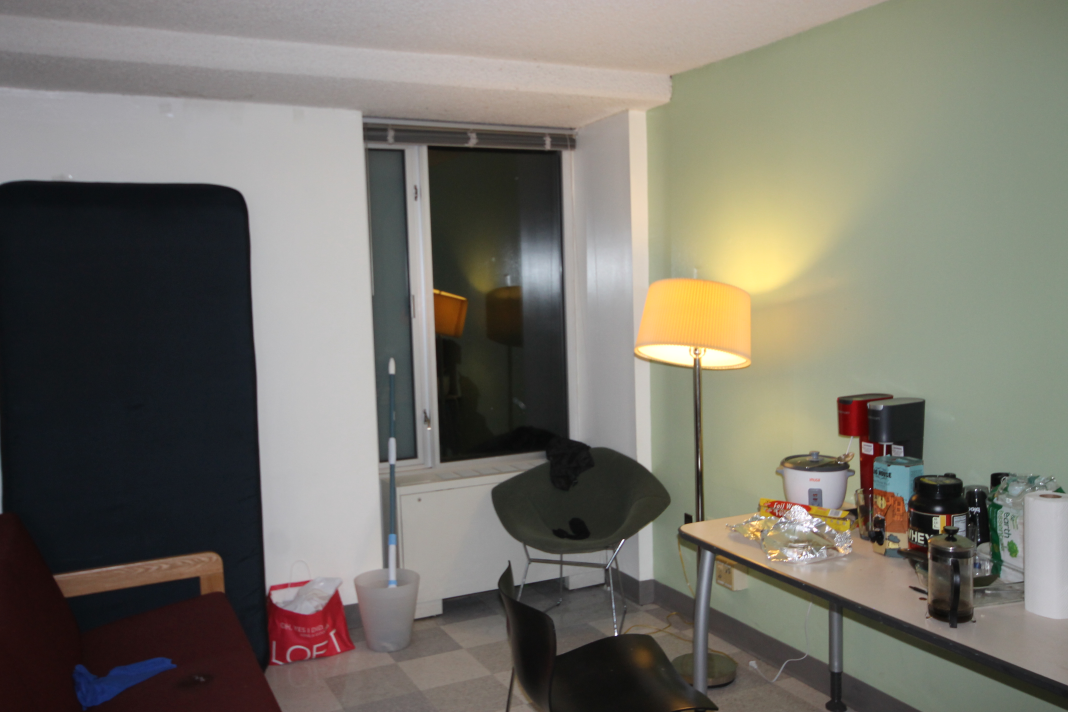
#> input picture dolly zoom examples/IMG_5861.JPG, 4272 x 2848 px (shown at 1/4 size)
$ python houghp_detection.py 'dolly zoom examples/IMG_5861.JPG'   (Python 2 division)
#> lines starting #> are read from the running program, lines starting #| are printed output that depends on the picture; after the words box and inside, x2 and y2 are one past the last pixel; in counts of white or black regions, pixels touching at a corner belong together
import cv2
import numpy as np
import sys
from matplotlib import pyplot as plt

PATH_TO_IMAGES = 'images/'


def houghp_detection(filename):
#> called with filename = 'dolly zoom examples/IMG_5861.JPG'
    img = cv2.imread(filename, 0)
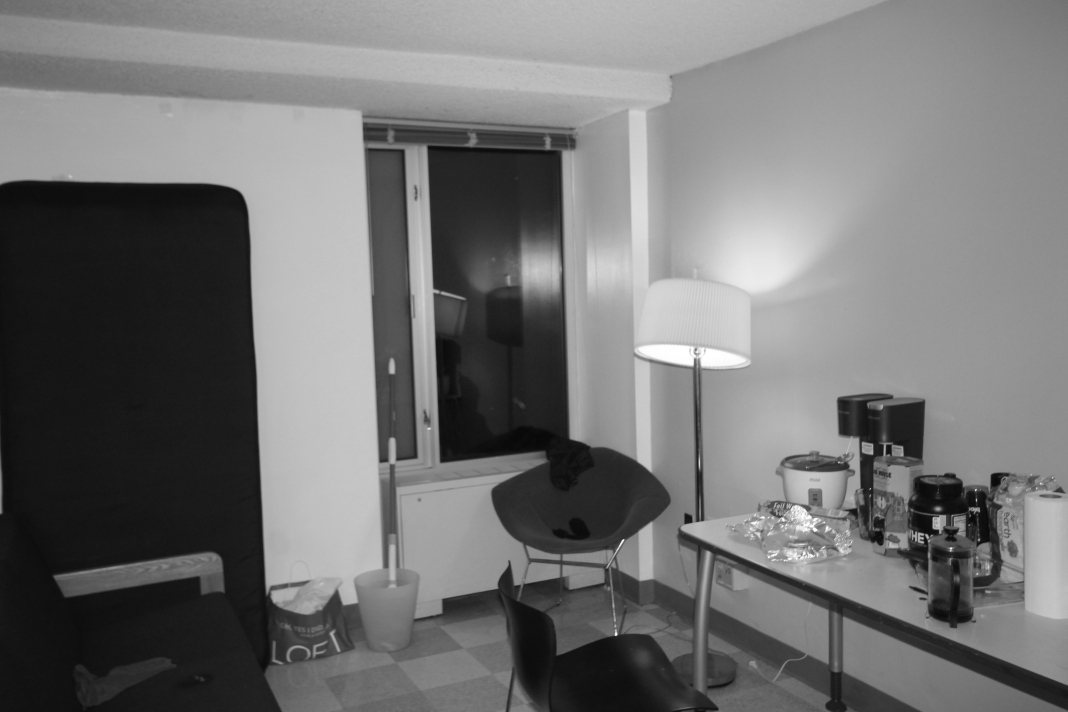
#> img: shape (2848, 4272) (shown at 1/4 size); min 5, max 255, mean 114.8
    edges = cv2.Canny(img,20,350,apertureSize=3)
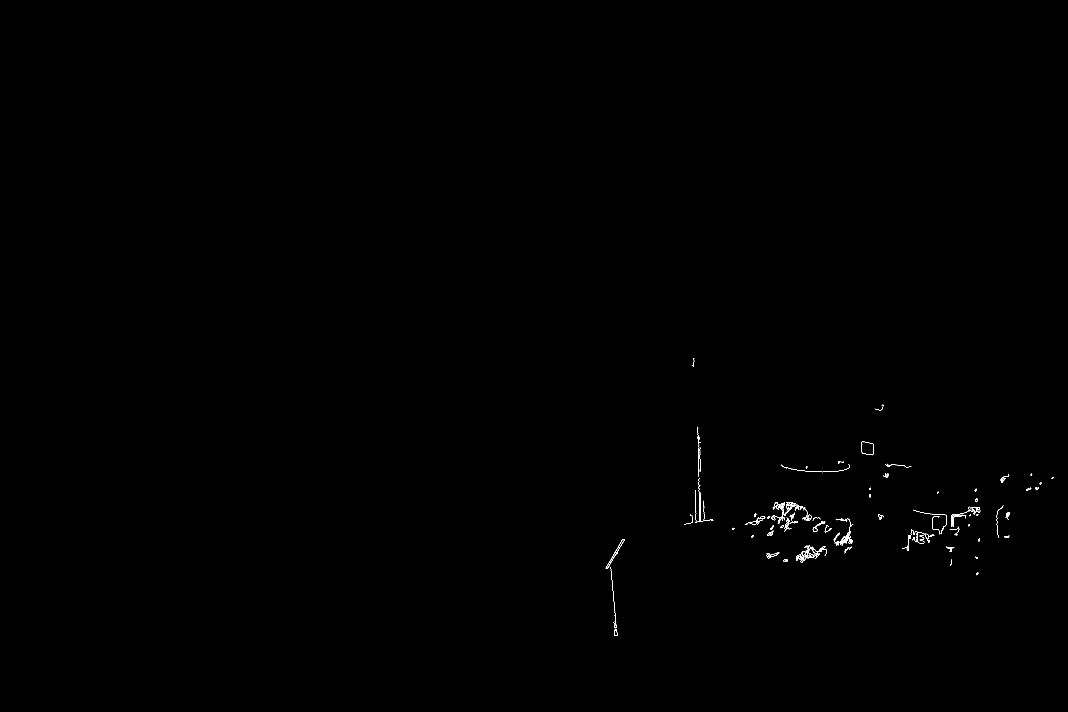
#> edges: shape (2848, 4272) (shown at 1/4 size); 0.09% white in thin lines or dots, all inside (x1, y1, x2, y2) = (2423, 1432, 4214, 2544)

    lines = cv2.HoughLinesP(edges, 1, np.pi/180, 20, 50, 50)
#> lines = [[2797, 2001, 2797, 2057], [2438, 2247, 2481, 2173]]

    output = cv2.imread(filename, 0)

    print lines
#| [[[2797 2001 2797 2057]]
#|  [[2438 2247 2481 2173]]]

    negslop = []
    posslop = []
    vertical = []

    for x1, y1, x2, y2 in lines[0]:
        cv2.line(output,(x1,y1),(x2,y2),(0,0,255),2)
        if (x1 == x2):
            vertical.append(((x1, y1), (x2, y2)))
        elif (y2 > y1):
            posslop.append(((x1, y1), (x2, y2)))
        elif (y2 < y1):
            negslop.append(((x1, y1), (x2, y2)))
#> this loop made 1 pass
#> after the loop, negslop = []; posslop = []; vertical = [((2797, 2001), (2797, 2057))]

    plt.subplot(121), plt.imshow(edges,cmap = 'gray')
    plt.title('Original Image'), plt.xticks([]), plt.yticks([])
    plt.subplot(122), plt.imshow(output,cmap = 'gray')
    plt.title('Edge Image'), plt.xticks([]), plt.yticks([])

    plt.show()
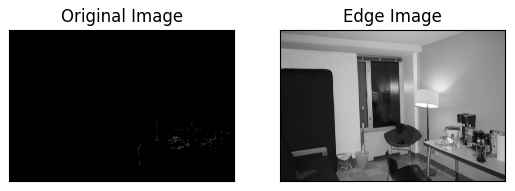
#> figure drawn by matplotlib, 2 panels

    return (negslop, vertical, posslop)
if __name__ == "__main__":
    print "Usage:", sys.argv[0], "image"
    print sys.argv
    image_path = sys.argv[1]
    print houghp_detection(image_path)

$ run again, on dolly zoom examples/IMG_5863.JPG
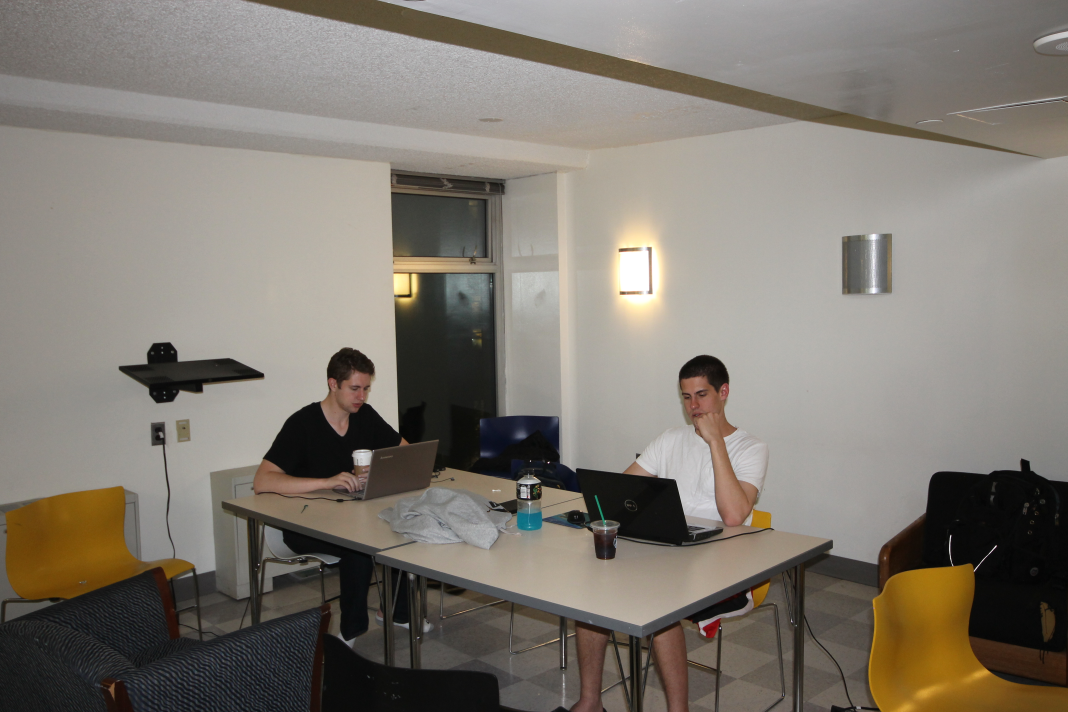
#> input picture dolly zoom examples/IMG_5863.JPG, 4272 x 2848 px (shown at 1/4 size)
#> in houghp_detection, `edges = cv2.Canny(img,20,350,apertureSize=3)`:
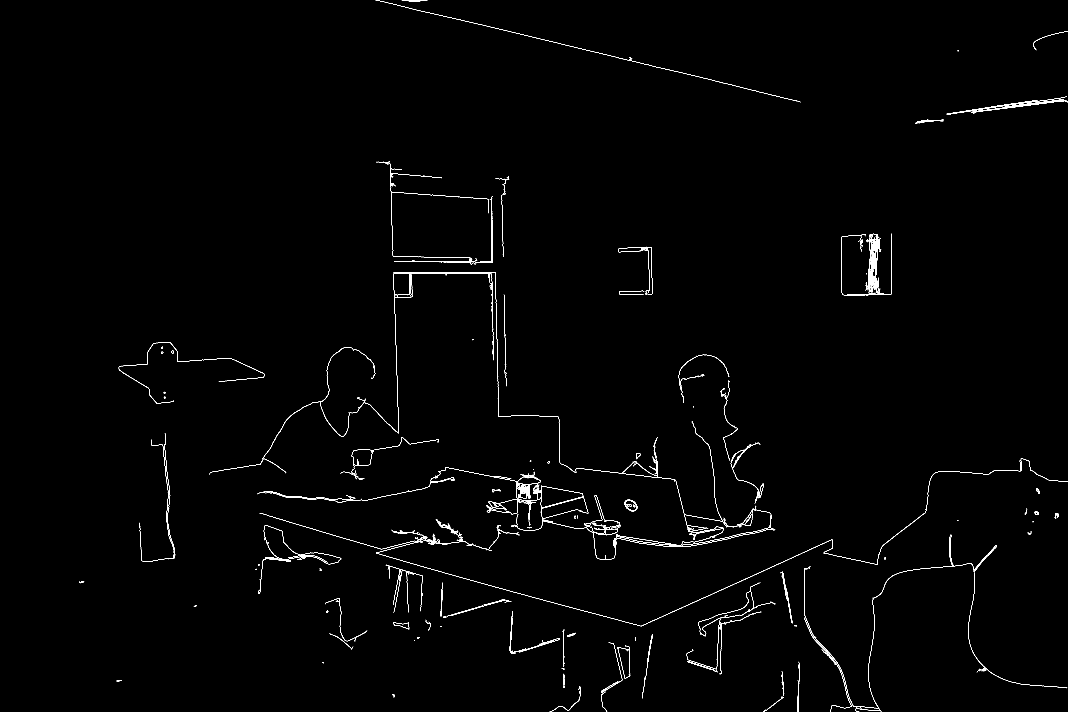
#> edges: shape (2848, 4272) (shown at 1/4 size); 0.5% white in thin lines or dots
#> lines = 18 rows, first 6: [1746, 1029, 1804, 1030], [1590, 1567, 1591, 1623], [1645, 1090, 1978, 1090], [3367, 1171, 3367, 1010], [1768, 1094, 1957, 1094], [1967, 787, 1968, 845]
#> (printed output is left out)
#> the loop in houghp_detection, `for x1, y1, x2, y2 in lines[0]:` made 1 pass
#> after the loop in houghp_detection, `for x1, y1, x2, y2 in lines[0]:`: negslop = []; posslop = [((1746, 1029), (1804, 1030))]; vertical = []
#> in houghp_detection, `plt.show()`:
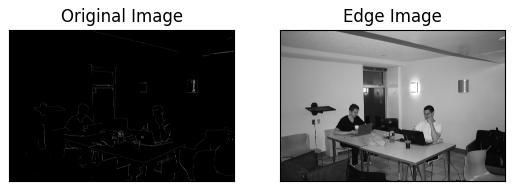
#> figure drawn by matplotlib, 2 panels

$ run again, on dolly zoom examples/IMG_5867.JPG
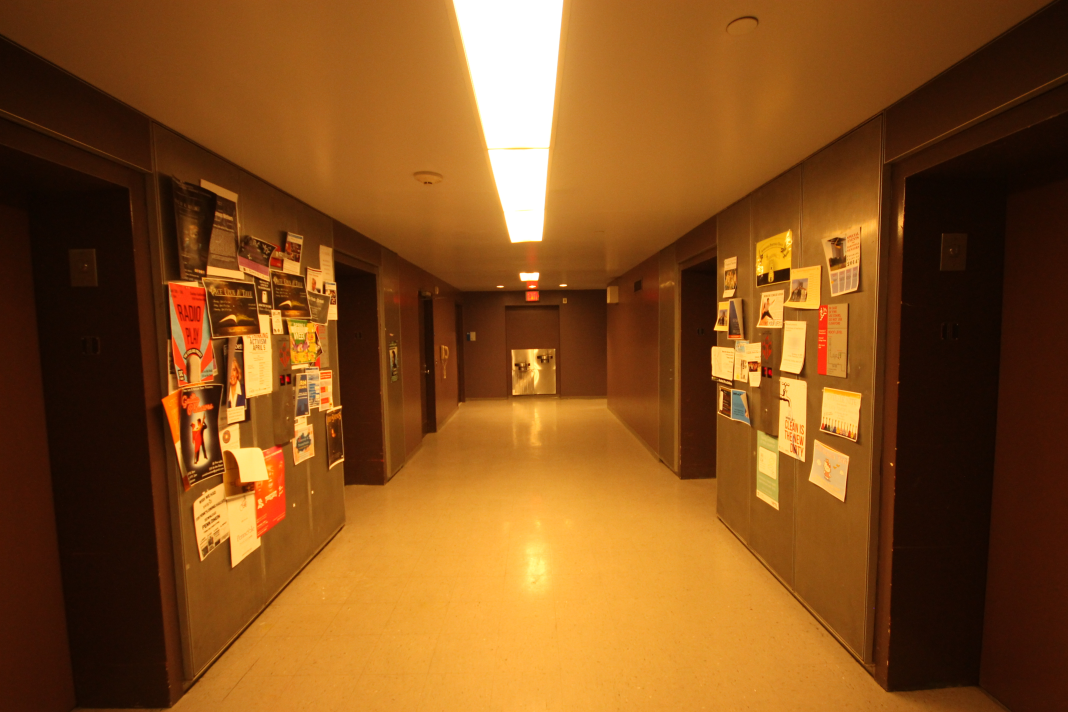
#> input picture dolly zoom examples/IMG_5867.JPG, 4272 x 2848 px (shown at 1/4 size)
#> in houghp_detection, `edges = cv2.Canny(img,20,350,apertureSize=3)`:
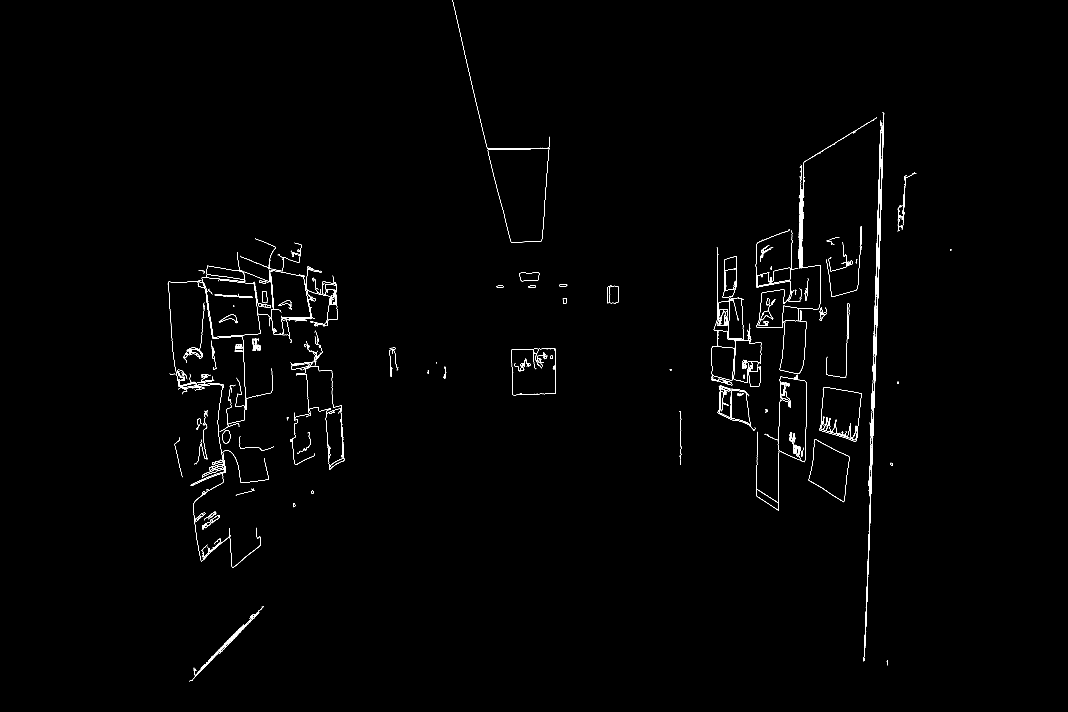
#> edges: shape (2848, 4272) (shown at 1/4 size); 0.46% white in thin lines or dots, all inside (x1, y1, x2, y2) = (671, 0, 3805, 2726)
#> lines = [[3524, 755, 3525, 701], [890, 2588, 941, 2537], [899, 2584, 957, 2524], [2073, 592, 2160, 592], [2900, 1161, 2900, 1088], [2049, 1521, 2049, 1573], [2022, 597, 2078, 597]]
#| [[[3524  755 3525  701]]
#|  [[ 890 2588  941 2537]]
#|  [[ 899 2584  957 2524]]
#|  [[2073  592 2160  592]]
#|  [[2900 1161 2900 1088]]
#|  [[2049 1521 2049 1573]]
#> (further printed lines are left out)
#> the loop in houghp_detection, `for x1, y1, x2, y2 in lines[0]:` made 1 pass
#> after the loop in houghp_detection, `for x1, y1, x2, y2 in lines[0]:`: negslop = [((3524, 755), (3525, 701))]; posslop = []
#> in houghp_detection, `plt.show()`:
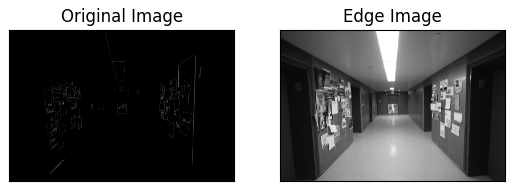
#> figure drawn by matplotlib, 2 panels

$ run again, on dolly zoom examples/IMG_5871.JPG
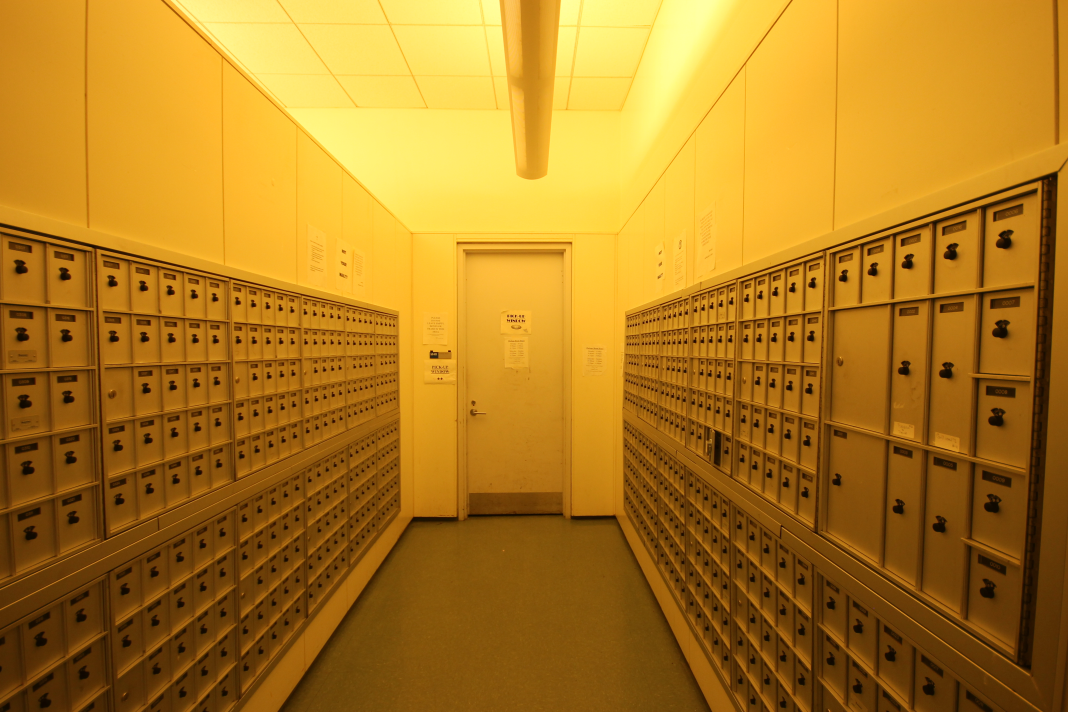
#> input picture dolly zoom examples/IMG_5871.JPG, 4272 x 2848 px (shown at 1/4 size)
#> in houghp_detection, `edges = cv2.Canny(img,20,350,apertureSize=3)`:
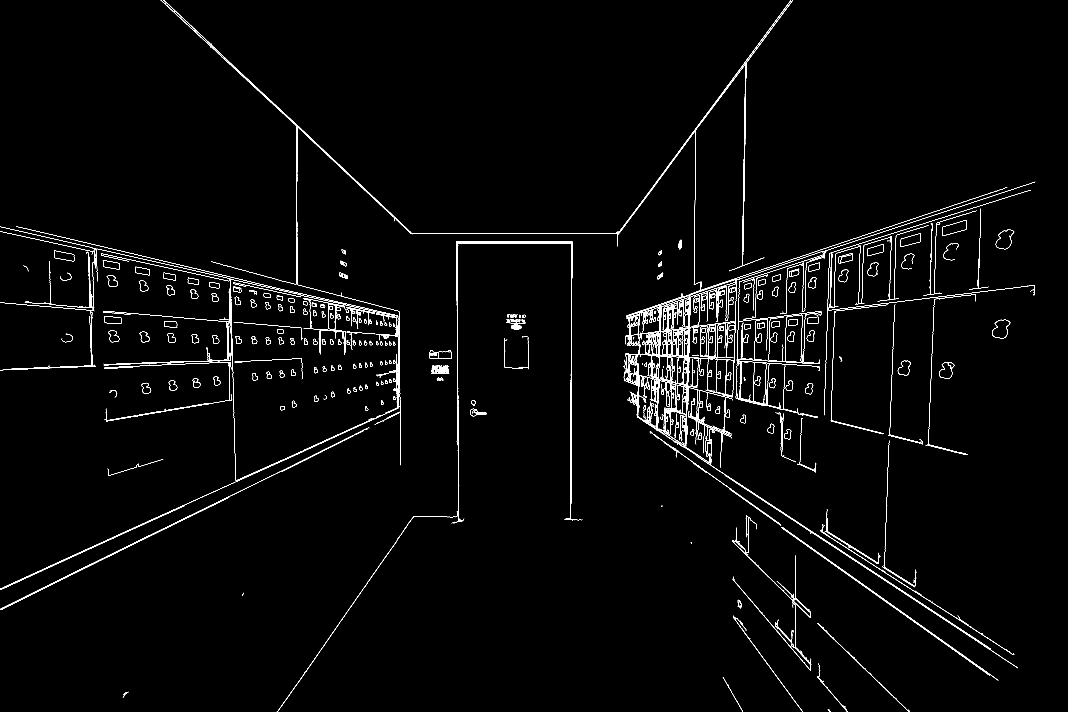
#> edges: shape (2848, 4272) (shown at 1/4 size); 1.1% white in thin lines or dots
#> lines = 79 rows, first 6: [740, 2072, 1035, 1928], [1245, 559, 1377, 683], [890, 229, 1031, 361], [424, 2230, 547, 2170], [2977, 575, 2977, 519], [105, 2384, 189, 2343]
#> (printed output is left out)
#> the loop in houghp_detection, `for x1, y1, x2, y2 in lines[0]:` made 1 pass
#> after the loop in houghp_detection, `for x1, y1, x2, y2 in lines[0]:`: negslop = [((740, 2072), (1035, 1928))]; posslop = []
#> in houghp_detection, `plt.show()`:
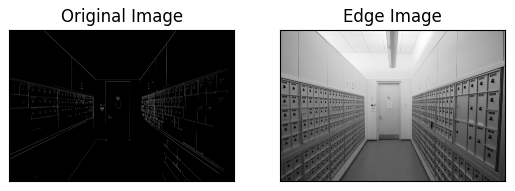
#> figure drawn by matplotlib, 2 panels
